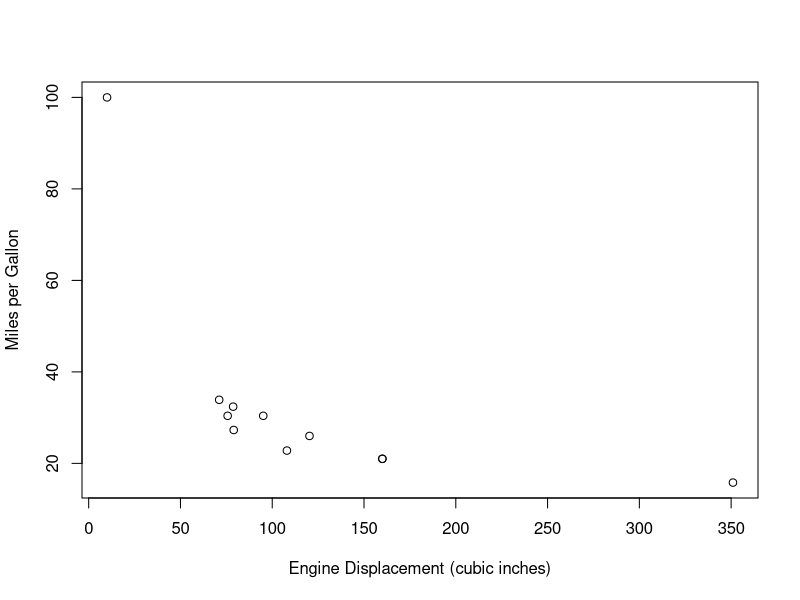
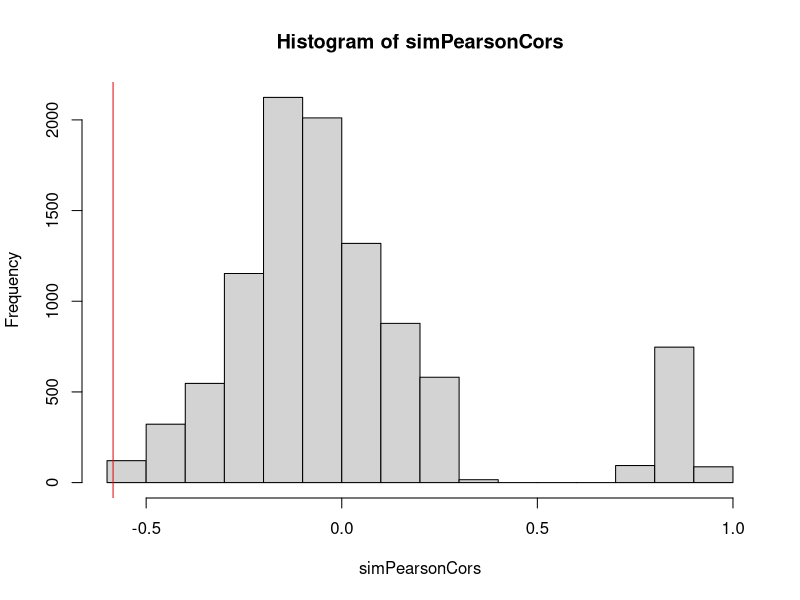
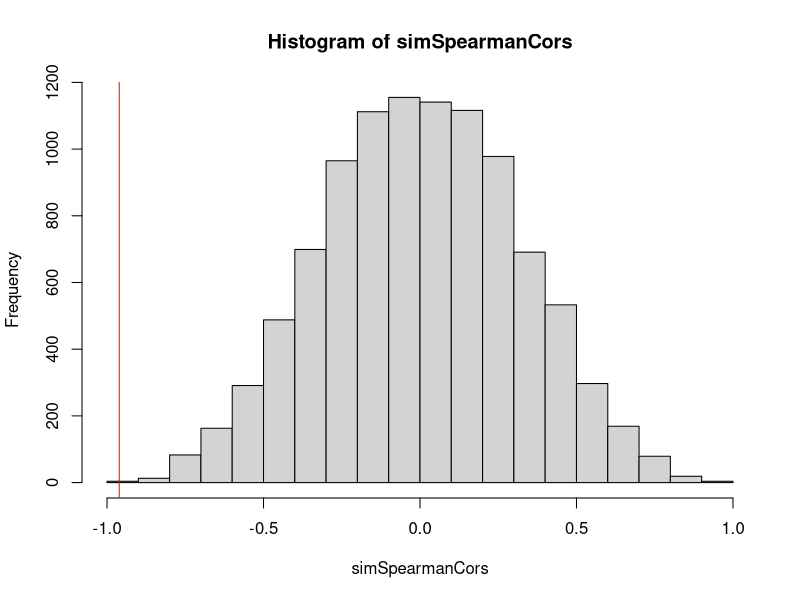
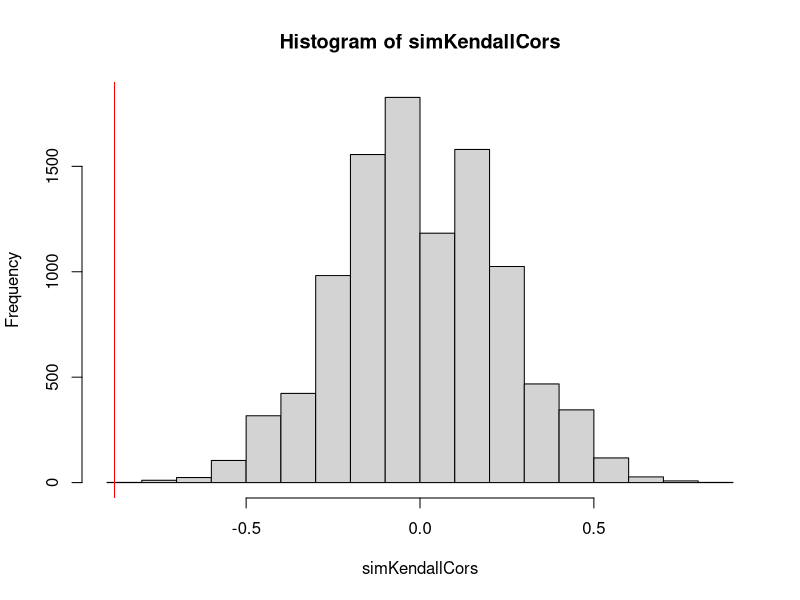
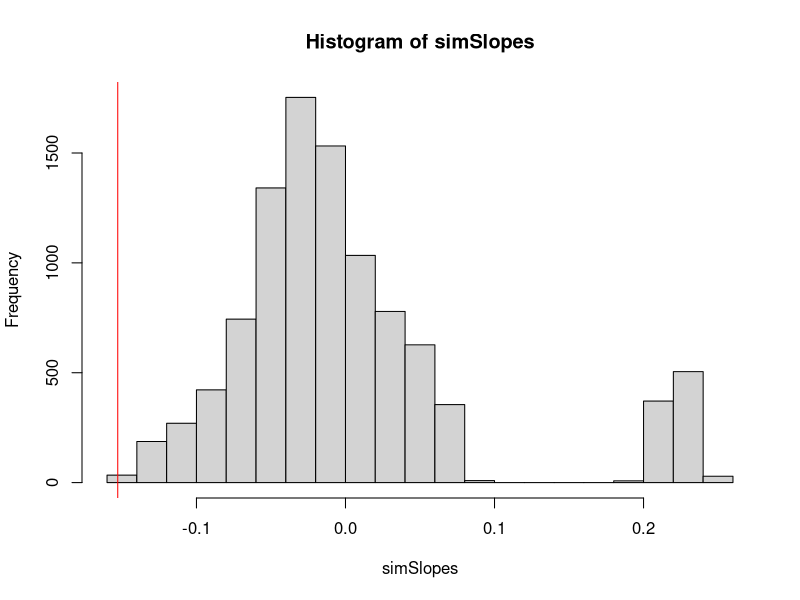

Reproduce these figures in R, in order.
data(mtcars)
X = mtcars$disp[mtcars$am==1] #Only the manuals
Y = mtcars$mpg[mtcars$am==1]
#Add fake data to throw off the pattern a bit and reduce sample size
X = c(X[1:10], 10)
Y = c(Y[1:10], 100)
n = length(X)
plot(Y~X, ylab="Miles per Gallon", xlab='Engine Displacement (cubic inches)')

#Pearson's
corObs = cor(Y, X); corObs
simPearsonCors = c(corObs, replicate(1E4-1, cor(X, Y[sample.int(n)])))
hist(simPearsonCors)
abline(v = corObs, col='red')
mean(simPearsonCors <= corObs) #pval

#Spearman's
corObsSpearman = cor(Y, X, method="spearman"); corObsSpearman
simSpearmanCors = c(corObsSpearman, replicate(1E4-1, cor(X, Y[sample.int(n)], method="spearman")))
hist(simSpearmanCors)
abline(v = corObsSpearman, col='red')
mean(simSpearmanCors <= corObsSpearman) #pval

#Kendall's Tau
corObsKendall = cor(Y, X, method="kendall"); corObsKendall
simKendallCors = c(corObsKendall, replicate(1E4-1, cor(X, Y[sample.int(n)], method="kendall")))
hist(simKendallCors)
abline(v = corObsKendall, col='red')
mean(simKendallCors <= corObsKendall) #pval

#Test for Regression Slope
designMatrix = model.matrix((~X))
obsSlope = coef(lm.fit(x=designMatrix, y=Y))[2]
simSlopes = c(obsSlope, replicate(1E4-1, coef(lm.fit(x=designMatrix, y=Y[sample.int(n)]))[2] ))
hist(simSlopes)
abline(v = obsSlope, col='red')
mean(simSlopes <= obsSlope) #pval
